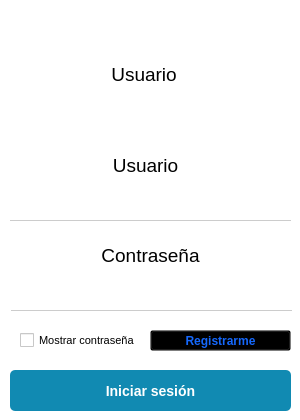
<?xml version="1.0" encoding="UTF-8"?>
<ui version="4.0">
 <class>MainWindow</class>
 <widget class="QMainWindow" name="MainWindow">
  <property name="windowModality">
   <enum>Qt::WindowModal</enum>
  </property>
  <property name="geometry">
   <rect>
    <x>0</x>
    <y>0</y>
    <width>300</width>
    <height>420</height>
   </rect>
  </property>
  <property name="minimumSize">
   <size>
    <width>300</width>
    <height>400</height>
   </size>
  </property>
  <property name="maximumSize">
   <size>
    <width>300</width>
    <height>420</height>
   </size>
  </property>
  <property name="mouseTracking">
   <bool>false</bool>
  </property>
  <property name="windowTitle">
   <string>Inicio de sesión</string>
  </property>
  <property name="windowOpacity">
   <double>1.000000000000000</double>
  </property>
  <property name="autoFillBackground">
   <bool>false</bool>
  </property>
  <property name="styleSheet">
   <string notr="true">background-color: white;</string>
  </property>
  <property name="toolButtonStyle">
   <enum>Qt::ToolButtonTextUnderIcon</enum>
  </property>
  <property name="documentMode">
   <bool>false</bool>
  </property>
  <property name="tabShape">
   <enum>QTabWidget::Triangular</enum>
  </property>
  <property name="dockNestingEnabled">
   <bool>false</bool>
  </property>
  <property name="dockOptions">
   <set>QMainWindow::AllowTabbedDocks|QMainWindow::AnimatedDocks|QMainWindow::GroupedDragging</set>
  </property>
  <property name="unifiedTitleAndToolBarOnMac">
   <bool>false</bool>
  </property>
  <widget class="QWidget" name="centralwidget">
   <widget class="QLabel" name="lbl_username">
    <property name="geometry">
     <rect>
      <x>10</x>
      <y>150</y>
      <width>271</width>
      <height>31</height>
     </rect>
    </property>
    <property name="font">
     <font>
      <pointsize>14</pointsize>
     </font>
    </property>
    <property name="text">
     <string>Usuario</string>
    </property>
    <property name="alignment">
     <set>Qt::AlignCenter</set>
    </property>
   </widget>
   <widget class="QLineEdit" name="txt_username">
    <property name="geometry">
     <rect>
      <x>10</x>
      <y>190</y>
      <width>281</width>
      <height>31</height>
     </rect>
    </property>
    <property name="styleSheet">
     <string notr="true">border: 0;
border-bottom: 1px solid #ccc;
</string>
    </property>
   </widget>
   <widget class="QLabel" name="lbl_password">
    <property name="geometry">
     <rect>
      <x>10</x>
      <y>240</y>
      <width>281</width>
      <height>31</height>
     </rect>
    </property>
    <property name="font">
     <font>
      <pointsize>14</pointsize>
     </font>
    </property>
    <property name="text">
     <string>Contraseña</string>
    </property>
    <property name="alignment">
     <set>Qt::AlignCenter</set>
    </property>
   </widget>
   <widget class="QLineEdit" name="txt_password">
    <property name="geometry">
     <rect>
      <x>11</x>
      <y>280</y>
      <width>281</width>
      <height>31</height>
     </rect>
    </property>
    <property name="styleSheet">
     <string notr="true">border: 0;
border-bottom: 1px solid #ccc;</string>
    </property>
    <property name="echoMode">
     <enum>QLineEdit::Password</enum>
    </property>
   </widget>
   <widget class="QPushButton" name="btn_init">
    <property name="geometry">
     <rect>
      <x>10</x>
      <y>370</y>
      <width>281</width>
      <height>41</height>
     </rect>
    </property>
    <property name="cursor">
     <cursorShape>PointingHandCursor</cursorShape>
    </property>
    <property name="styleSheet">
     <string notr="true">background-color: #118ab2;
color: white;
border: 0px;
font-family: &quot;arial&quot;;
font-size: 14px;
font-weight: bold;
border-radius: 5px;</string>
    </property>
    <property name="text">
     <string>Iniciar sesión</string>
    </property>
   </widget>
   <widget class="QLabel" name="lbl_img_username">
    <property name="geometry">
     <rect>
      <x>80</x>
      <y>10</y>
      <width>128</width>
      <height>128</height>
     </rect>
    </property>
    <property name="font">
     <font>
      <pointsize>14</pointsize>
     </font>
    </property>
    <property name="text">
     <string>Usuario</string>
    </property>
    <property name="scaledContents">
     <bool>false</bool>
    </property>
    <property name="alignment">
     <set>Qt::AlignCenter</set>
    </property>
   </widget>
   <widget class="QCheckBox" name="chb_password">
    <property name="geometry">
     <rect>
      <x>20</x>
      <y>330</y>
      <width>131</width>
      <height>21</height>
     </rect>
    </property>
    <property name="font">
     <font>
      <family>Arial</family>
      <pointsize>8</pointsize>
     </font>
    </property>
    <property name="layoutDirection">
     <enum>Qt::LeftToRight</enum>
    </property>
    <property name="text">
     <string>Mostrar contraseña</string>
    </property>
    <property name="checked">
     <bool>false</bool>
    </property>
    <property name="tristate">
     <bool>false</bool>
    </property>
   </widget>
   <widget class="QPushButton" name="btn_register">
    <property name="geometry">
     <rect>
      <x>150</x>
      <y>330</y>
      <width>141</width>
      <height>21</height>
     </rect>
    </property>
    <property name="cursor">
     <cursorShape>PointingHandCursor</cursorShape>
    </property>
    <property name="styleSheet">
     <string notr="true">background-color: transparent;
color: #1568fc;
font-weight: bold;</string>
    </property>
    <property name="text">
     <string>Registrarme</string>
    </property>
   </widget>
  </widget>
 </widget>
 <resources/>
 <connections/>
</ui>
